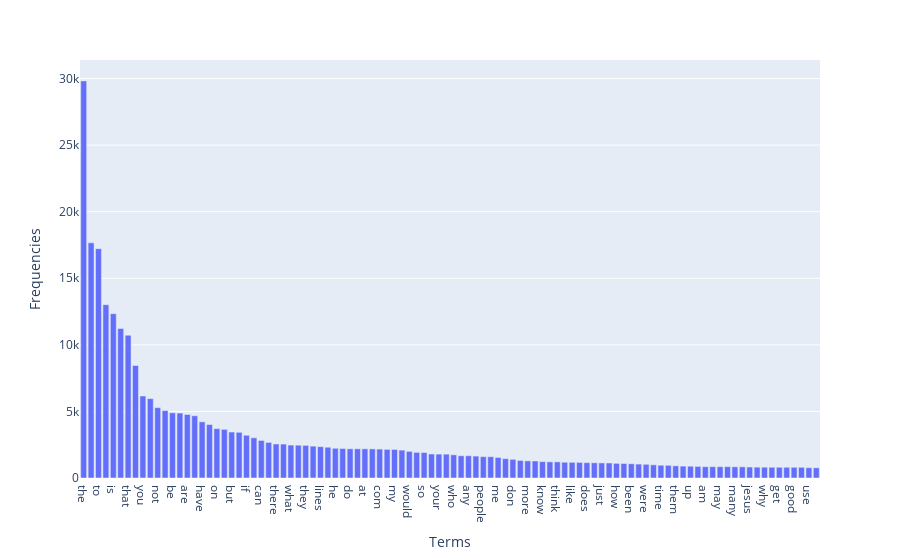

The notebook cell this image was saved under:
### Code cell
#show long tail
fig = px.bar(freqDF[:100], x=freqDF['terms'][:100], y=freqDF['frequency'][:100], labels = {'x':'Terms', 'y':'Frequencies'})

fig.show()

### Figure 1 — Plotly figure (JSON) as saved in the notebook; plotly's stock layout.template omitted (floating-point values rounded to 4 significant figures)
{"data": [{"alignmentgroup": "True", "hovertemplate": "Terms=%{x}<br>Frequencies=%{y}<extra></extra>", "legendgroup": "", "marker": {"color": "#636efa", "pattern": {"shape": ""}}, "name": "", "offsetgroup": "", "orientation": "v", "showlegend": false, "textposition": "auto", "type": "bar", "x": ["the", "of", "to", "and", "is", "in", "that", "it", "you", "for", "not", "this", "be", "from", "are", "edu", "have", "as", "on", "with", "but", "or", "if", "was", "can", "we", "there", "by", "what", "subject", "they", "an", "lines", "one", "he", "god", "do", "organization", "at", "re", "com", "about", "my", "all", "would", "will", "so", "some", "your", "no", "who", "has", "any", "writes", "people", "which", "me", "article", "don", "his", "more", "other", "know", "when", "think", "their", "like", "university", "does", "out", "just", "only", "how", "also", "been", "than", "were", "then", "time", "because", "them", "posting", "up", "had", "am", "should", "may", "these", "many", "say", "jesus", "see", "why", "us", "get", "very", "good", "believe", "use", "such"], "xaxis": "x", "y": [29825, 17660, 17222, 13017, 12343, 11226, 10723, 8447, 6157, 5962, 5285, 5063, 4898, 4877, 4769, 4675, 4218, 4015, 3709, 3655, 3453, 3432, 3208, 3020, 2818, 2674, 2556, 2548, 2472, 2464, 2448, 2393, 2353, 2312, 2232, 2216, 2193, 2192, 2191, 2186, 2172, 2148, 2143, 2093, 2000, 1925, 1912, 1802, 1793, 1791, 1742, 1671, 1669, 1645, 1604, 1599, 1543, 1453, 1400, 1318, 1286, 1278, 1230, 1215, 1213, 1184, 1177, 1170, 1151, 1142, 1130, 1127, 1100, 1090, 1068, 1045, 1028, 989, 959, 952, 914, 892, 885, 870, 852, 851, 850, 850, 841, 840, 825, 814, 811, 808, 806, 805, 805, 803, 772, 766], "yaxis": "y"}], "layout": {"barmode": "relative", "legend": {"tracegroupgap": 0}, "margin": {"t": 60}, "xaxis": {"anchor": "y", "domain": [0, 1], "title": {"text": "Terms"}}, "yaxis": {"anchor": "x", "domain": [0, 1], "title": {"text": "Frequencies"}}}}
